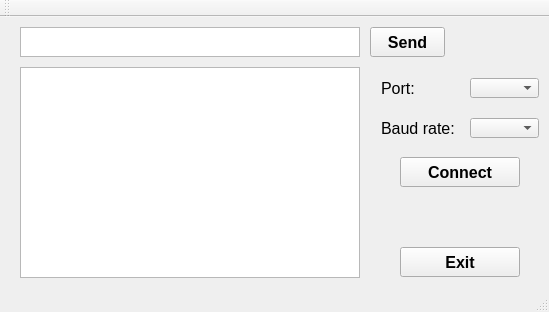
<?xml version="1.0" encoding="UTF-8"?>
<ui version="4.0">
 <class>MainWindow</class>
 <widget class="QMainWindow" name="MainWindow">
  <property name="geometry">
   <rect>
    <x>0</x>
    <y>0</y>
    <width>549</width>
    <height>312</height>
   </rect>
  </property>
  <property name="windowTitle">
   <string>Serial Port Monitor</string>
  </property>
  <widget class="QWidget" name="centralWidget">
   <widget class="QPushButton" name="Button_Send">
    <property name="geometry">
     <rect>
      <x>370</x>
      <y>10</y>
      <width>75</width>
      <height>30</height>
     </rect>
    </property>
    <property name="font">
     <font>
      <pointsize>12</pointsize>
      <weight>75</weight>
      <bold>true</bold>
     </font>
    </property>
    <property name="text">
     <string>Send</string>
    </property>
   </widget>
   <widget class="QLabel" name="Port">
    <property name="geometry">
     <rect>
      <x>381</x>
      <y>61</y>
      <width>41</width>
      <height>20</height>
     </rect>
    </property>
    <property name="font">
     <font>
      <pointsize>12</pointsize>
      <weight>50</weight>
      <bold>false</bold>
     </font>
    </property>
    <property name="text">
     <string>Port:</string>
    </property>
   </widget>
   <widget class="QLabel" name="Baudlabel">
    <property name="geometry">
     <rect>
      <x>381</x>
      <y>101</y>
      <width>91</width>
      <height>20</height>
     </rect>
    </property>
    <property name="font">
     <font>
      <pointsize>12</pointsize>
      <weight>50</weight>
      <bold>false</bold>
     </font>
    </property>
    <property name="text">
     <string>Baud rate:</string>
    </property>
   </widget>
   <widget class="QComboBox" name="comboBox_Port">
    <property name="geometry">
     <rect>
      <x>470</x>
      <y>61</y>
      <width>69</width>
      <height>20</height>
     </rect>
    </property>
   </widget>
   <widget class="QComboBox" name="comboBox_Rate">
    <property name="geometry">
     <rect>
      <x>470</x>
      <y>101</y>
      <width>69</width>
      <height>20</height>
     </rect>
    </property>
   </widget>
   <widget class="QPushButton" name="Button_Connect">
    <property name="geometry">
     <rect>
      <x>400</x>
      <y>140</y>
      <width>120</width>
      <height>30</height>
     </rect>
    </property>
    <property name="font">
     <font>
      <pointsize>12</pointsize>
      <weight>75</weight>
      <bold>true</bold>
     </font>
    </property>
    <property name="text">
     <string>Connect</string>
    </property>
   </widget>
   <widget class="QPushButton" name="Button_Exit">
    <property name="geometry">
     <rect>
      <x>400</x>
      <y>230</y>
      <width>120</width>
      <height>30</height>
     </rect>
    </property>
    <property name="font">
     <font>
      <pointsize>12</pointsize>
      <weight>75</weight>
      <bold>true</bold>
     </font>
    </property>
    <property name="text">
     <string>Exit</string>
    </property>
   </widget>
   <widget class="QPlainTextEdit" name="plainTextEdit_Send">
    <property name="geometry">
     <rect>
      <x>20</x>
      <y>10</y>
      <width>340</width>
      <height>30</height>
     </rect>
    </property>
   </widget>
   <widget class="QPlainTextEdit" name="plainTextEdit_Get">
    <property name="geometry">
     <rect>
      <x>20</x>
      <y>50</y>
      <width>340</width>
      <height>211</height>
     </rect>
    </property>
    <property name="verticalScrollBarPolicy">
     <enum>Qt::ScrollBarAsNeeded</enum>
    </property>
   </widget>
  </widget>
  <widget class="QMenuBar" name="menuBar">
   <property name="geometry">
    <rect>
     <x>0</x>
     <y>0</y>
     <width>549</width>
     <height>21</height>
    </rect>
   </property>
  </widget>
  <widget class="QToolBar" name="mainToolBar">
   <attribute name="toolBarArea">
    <enum>TopToolBarArea</enum>
   </attribute>
   <attribute name="toolBarBreak">
    <bool>false</bool>
   </attribute>
  </widget>
  <widget class="QStatusBar" name="statusBar"/>
 </widget>
 <layoutdefault spacing="6" margin="11"/>
 <resources/>
 <connections/>
</ui>
